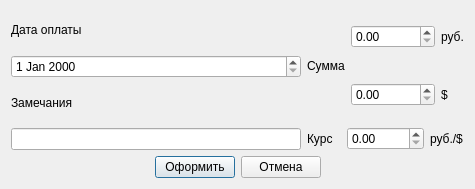
<?xml version="1.0" encoding="UTF-8"?>
<ui version="4.0">
 <class>addViruchka</class>
 <widget class="QDialog" name="addViruchka">
  <property name="geometry">
   <rect>
    <x>0</x>
    <y>0</y>
    <width>475</width>
    <height>189</height>
   </rect>
  </property>
  <property name="windowTitle">
   <string>addViruchka</string>
  </property>
  <layout class="QGridLayout" name="gridLayout_2">
   <item row="0" column="0">
    <layout class="QGridLayout" name="gridLayout">
     <item row="0" column="0">
      <layout class="QHBoxLayout" name="horizontalLayout_5">
       <item>
        <layout class="QVBoxLayout" name="verticalLayout_6">
         <item>
          <layout class="QVBoxLayout" name="verticalLayout_4">
           <item>
            <widget class="QLabel" name="label">
             <property name="text">
              <string>Дата оплаты</string>
             </property>
            </widget>
           </item>
           <item>
            <widget class="QDateEdit" name="virData"/>
           </item>
          </layout>
         </item>
         <item>
          <layout class="QVBoxLayout" name="verticalLayout_5">
           <item>
            <widget class="QLabel" name="label_3">
             <property name="text">
              <string>Замечания</string>
             </property>
            </widget>
           </item>
           <item>
            <widget class="QLineEdit" name="virDLC"/>
           </item>
          </layout>
         </item>
        </layout>
       </item>
       <item>
        <layout class="QVBoxLayout" name="verticalLayout_3">
         <item>
          <layout class="QHBoxLayout" name="horizontalLayout_3">
           <item>
            <layout class="QVBoxLayout" name="verticalLayout_2">
             <item>
              <spacer name="verticalSpacer_2">
               <property name="orientation">
                <enum>Qt::Vertical</enum>
               </property>
               <property name="sizeHint" stdset="0">
                <size>
                 <width>20</width>
                 <height>40</height>
                </size>
               </property>
              </spacer>
             </item>
             <item>
              <widget class="QLabel" name="label_2">
               <property name="text">
                <string>Сумма</string>
               </property>
              </widget>
             </item>
             <item>
              <spacer name="verticalSpacer">
               <property name="orientation">
                <enum>Qt::Vertical</enum>
               </property>
               <property name="sizeHint" stdset="0">
                <size>
                 <width>20</width>
                 <height>40</height>
                </size>
               </property>
              </spacer>
             </item>
            </layout>
           </item>
           <item>
            <layout class="QVBoxLayout" name="verticalLayout">
             <item>
              <layout class="QHBoxLayout" name="horizontalLayout_2">
               <item>
                <widget class="QDoubleSpinBox" name="virRub">
                 <property name="maximum">
                  <double>999999999.990000009536743</double>
                 </property>
                </widget>
               </item>
               <item>
                <widget class="QLabel" name="label_5">
                 <property name="text">
                  <string>руб.</string>
                 </property>
                </widget>
               </item>
              </layout>
             </item>
             <item>
              <layout class="QHBoxLayout" name="horizontalLayout">
               <item>
                <widget class="QDoubleSpinBox" name="virDol">
                 <property name="maximum">
                  <double>999999999.990000009536743</double>
                 </property>
                </widget>
               </item>
               <item>
                <widget class="QLabel" name="label_6">
                 <property name="text">
                  <string>$</string>
                 </property>
                </widget>
               </item>
              </layout>
             </item>
            </layout>
           </item>
          </layout>
         </item>
         <item>
          <layout class="QHBoxLayout" name="horizontalLayout_4">
           <item>
            <widget class="QLabel" name="label_4">
             <property name="text">
              <string>Курс</string>
             </property>
            </widget>
           </item>
           <item>
            <widget class="QDoubleSpinBox" name="virKurs">
             <property name="maximum">
              <double>99999.990000000005239</double>
             </property>
            </widget>
           </item>
           <item>
            <widget class="QLabel" name="label_7">
             <property name="text">
              <string>руб./$</string>
             </property>
            </widget>
           </item>
          </layout>
         </item>
        </layout>
       </item>
      </layout>
     </item>
     <item row="1" column="0">
      <layout class="QHBoxLayout" name="horizontalLayout_6">
       <item>
        <spacer name="horizontalSpacer">
         <property name="orientation">
          <enum>Qt::Horizontal</enum>
         </property>
         <property name="sizeHint" stdset="0">
          <size>
           <width>40</width>
           <height>20</height>
          </size>
         </property>
        </spacer>
       </item>
       <item>
        <widget class="QPushButton" name="virOk">
         <property name="text">
          <string>Оформить</string>
         </property>
        </widget>
       </item>
       <item>
        <widget class="QPushButton" name="virCancel">
         <property name="text">
          <string>Отмена</string>
         </property>
        </widget>
       </item>
       <item>
        <spacer name="horizontalSpacer_2">
         <property name="orientation">
          <enum>Qt::Horizontal</enum>
         </property>
         <property name="sizeHint" stdset="0">
          <size>
           <width>40</width>
           <height>20</height>
          </size>
         </property>
        </spacer>
       </item>
      </layout>
     </item>
    </layout>
   </item>
  </layout>
 </widget>
 <layoutdefault spacing="6" margin="11"/>
 <resources/>
 <connections/>
</ui>
